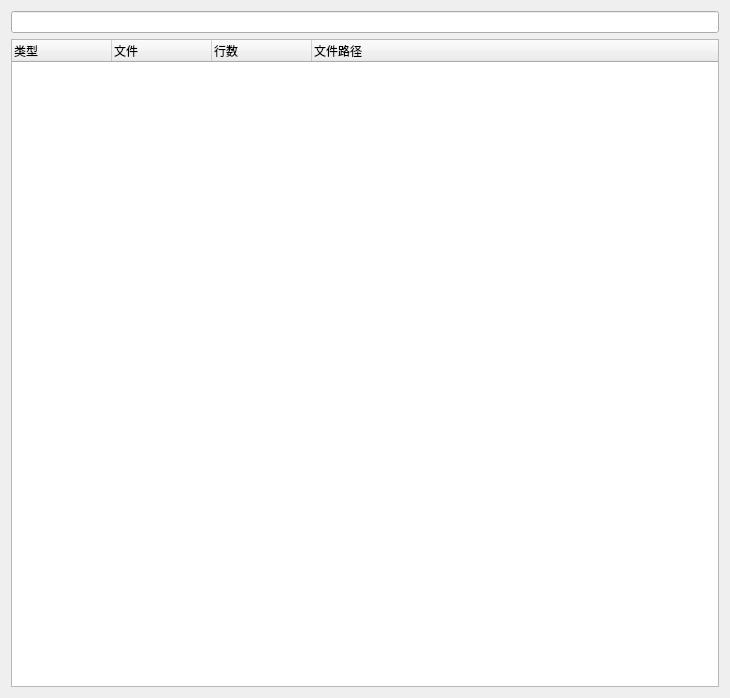
<?xml version="1.0" encoding="UTF-8"?>
<ui version="4.0">
 <class>SeerTypeBrowserWidgetForm</class>
 <widget class="QWidget" name="SeerTypeBrowserWidgetForm">
  <property name="geometry">
   <rect>
    <x>0</x>
    <y>0</y>
    <width>730</width>
    <height>698</height>
   </rect>
  </property>
  <property name="windowTitle">
   <string>Type Browser</string>
  </property>
  <layout class="QGridLayout" name="gridLayout">
   <item row="1" column="0" colspan="2">
    <widget class="QTreeWidget" name="typeTreeWidget">
     <property name="columnCount">
      <number>4</number>
     </property>
     <column>
      <property name="text">
       <string>类型</string>
      </property>
     </column>
     <column>
      <property name="text">
       <string>文件</string>
      </property>
     </column>
     <column>
      <property name="text">
       <string>行数</string>
      </property>
     </column>
     <column>
      <property name="text">
       <string>文件路径</string>
      </property>
     </column>
    </widget>
   </item>
   <item row="0" column="0" colspan="2">
    <widget class="QLineEdit" name="typeSearchLineEdit">
     <property name="toolTip">
      <string>Search in the list of types. &quot;*&quot; is allowed.</string>
     </property>
     <property name="statusTip">
      <string/>
     </property>
    </widget>
   </item>
  </layout>
 </widget>
 <resources/>
 <connections/>
</ui>
